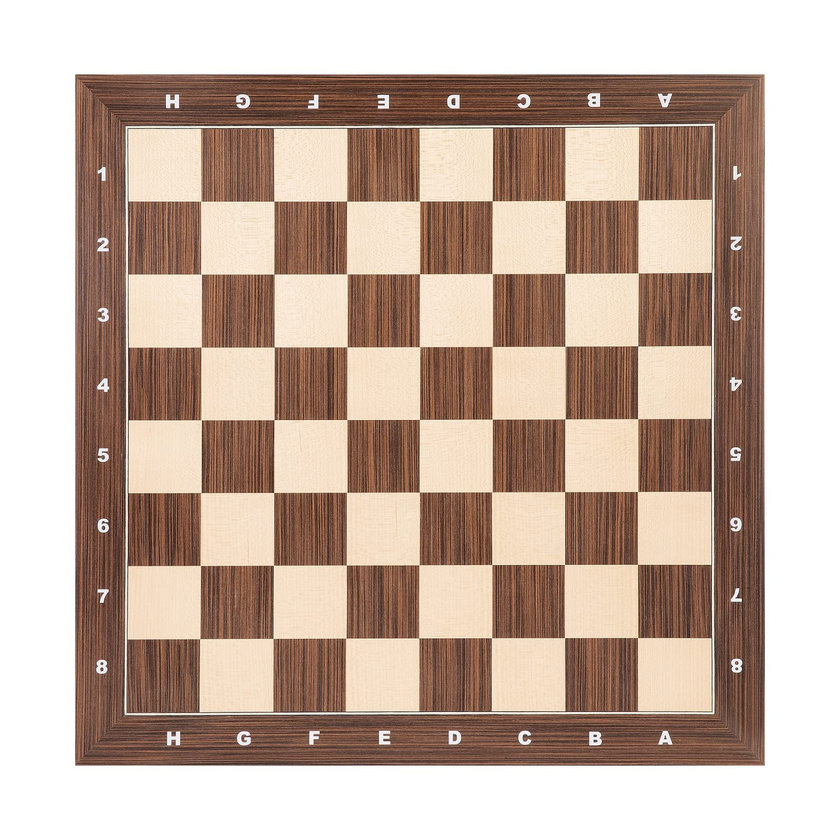
#> input picture Python_Class/OpenCV/chessboard.png, 840 x 840 px, shrunk from 1600 x 1600 before the run
$ python ShiTomasiCornerDet.py
#> lines starting #> are read from the running program, lines starting #| are printed output that depends on the picture; after the words box and inside, x2 and y2 are one past the last pixel; in counts of white or black regions, pixels touching at a corner belong together
import numpy as np
import cv2 as cv
from matplotlib import pyplot as plt

img = cv.imread('chessboard.png')
#> img is the input picture: shape (840, 840, 3); mean B, G, R 162.3, 175.4, 196.4
gray = cv.cvtColor(img,cv.COLOR_BGR2GRAY)
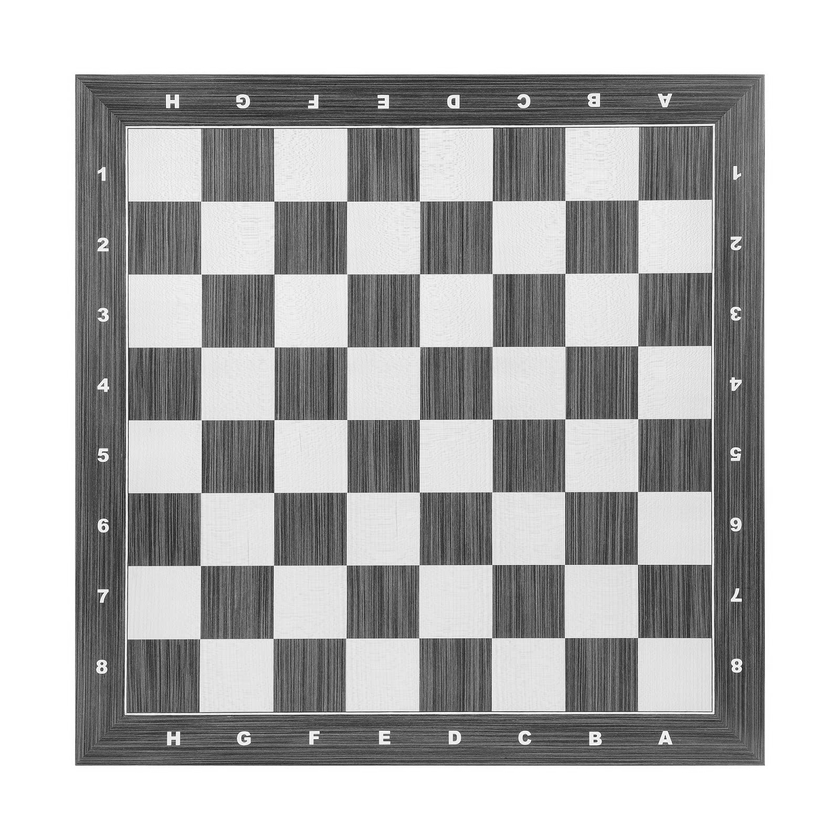
#> gray: shape (840, 840); min 25, max 255, mean 180.1

corners = cv.goodFeaturesToTrack(gray,100,0.01,10)
#> corners = 100 rows, first 8: [101, 663], [740, 600], [309, 102], [103, 526], [384, 99], [731, 459], [736, 668], [454, 104]
corners = corners.astype(np.int64)   # keeps behavior of np.int0

for i in corners:
    x,y = i.ravel()
    cv.circle(img,(x,y),3,255,-1)
#> this loop made 100 passes
#> (x, y) on passes 1 to 12: (101, 663), (740, 600), (309, 102), (103, 526), (384, 99), (731, 459), (736, 668), (454, 104), (129, 419), (101, 601), (740, 450), (518, 104)
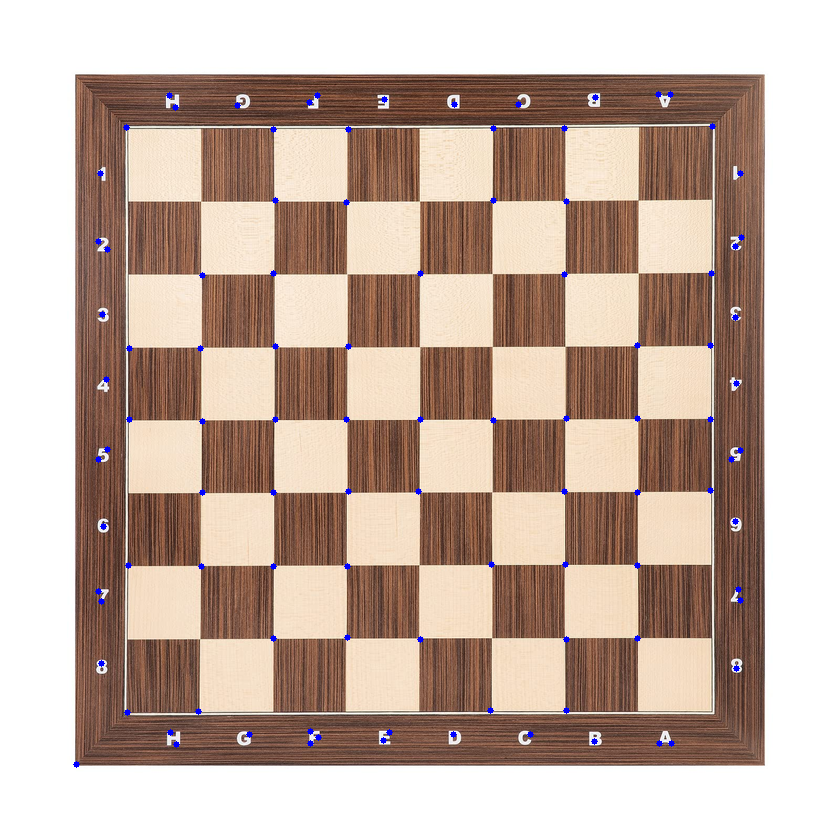
#> img: shape (840, 840, 3); 0.41% of pixels changed, all inside (x1, y1, x2, y2) = (73, 91, 745, 768)

plt.imshow(img),plt.show()

$ run again, with Python_Class/OpenCV/Cube.png copied over Python_Class/OpenCV/chessboard.png
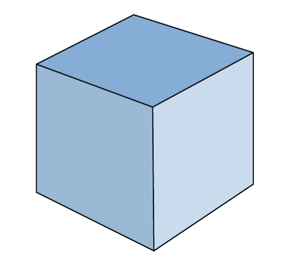
#> input picture Python_Class/OpenCV/Cube.png, 284 x 259 px
#> img is the input picture: shape (259, 284, 3); mean B, G, R 232.9, 218.2, 203.2
#> `gray = cv.cvtColor(img,cv.COLOR_BGR2GRAY)`:
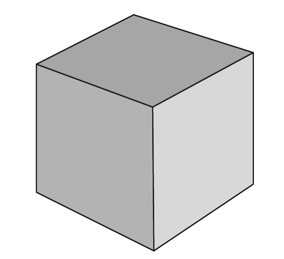
#> gray: shape (259, 284); min 0, max 255, mean 215.4
#> corners = [[251, 55], [155, 248], [36, 64], [152, 107], [36, 192], [253, 184], [133, 14]]
#> the loop `for i in corners:` made 7 passes
#> after the loop `for i in corners:`:
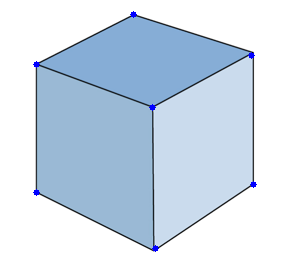
#> img: shape (259, 284, 3); 0.28% of pixels changed, all inside (x1, y1, x2, y2) = (33, 11, 257, 252)

$ run again, with Python_Class/OpenCV/strawberry2.png copied over Python_Class/OpenCV/chessboard.png
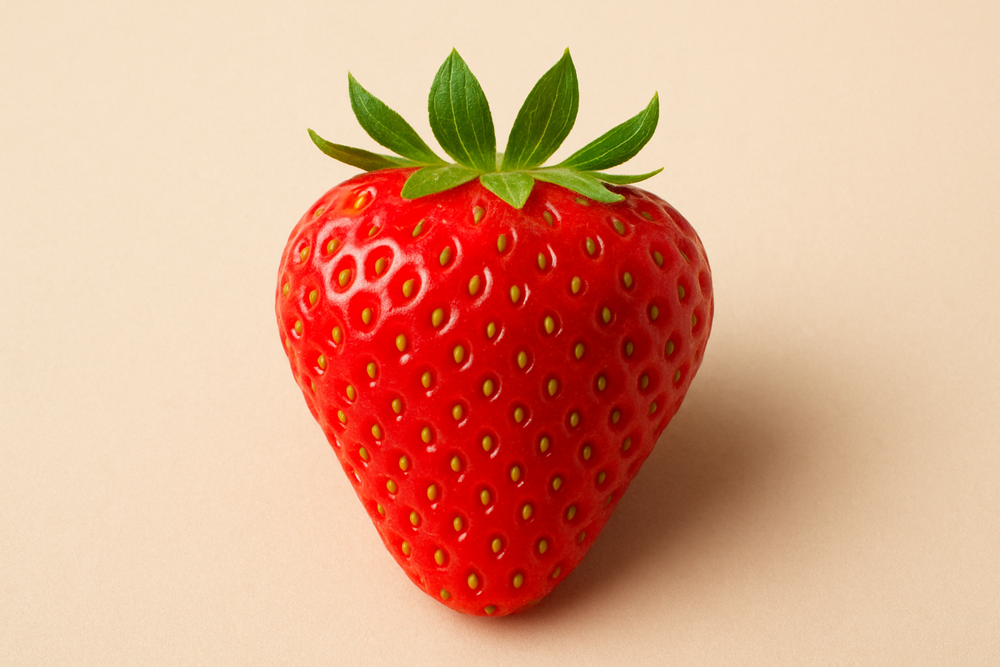
#> input picture Python_Class/OpenCV/strawberry2.png, 1000 x 667 px, shrunk from 1536 x 1024 before the run
#> img is the input picture: shape (667, 1000, 3); mean B, G, R 137.9, 165.5, 221.5
#> `gray = cv.cvtColor(img,cv.COLOR_BGR2GRAY)`:
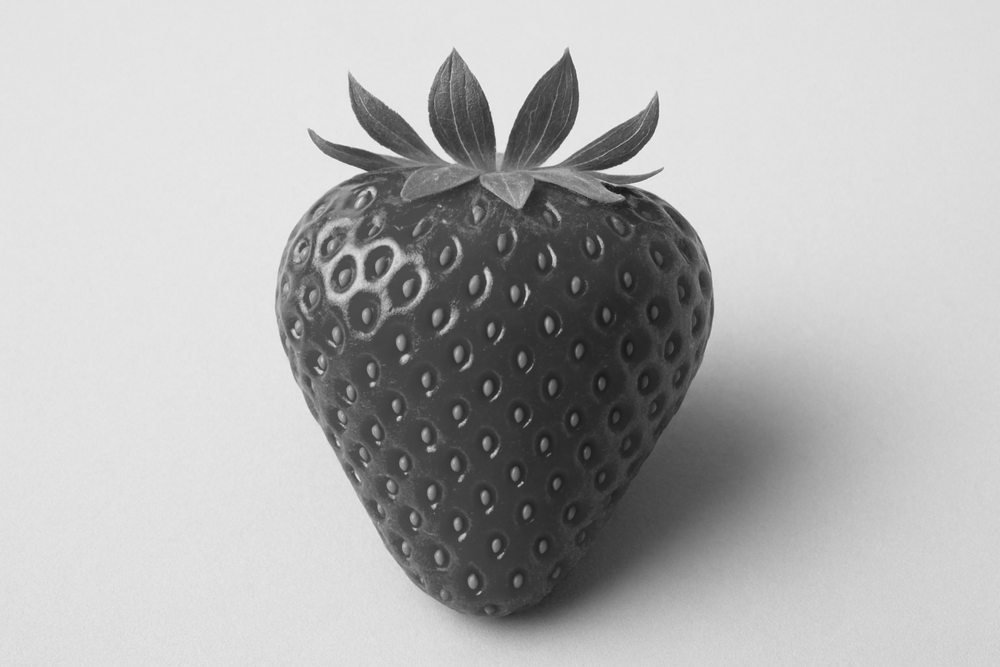
#> gray: shape (667, 1000); min 23, max 240, mean 179.1
#> corners = 100 rows, first 8: [522, 482], [400, 417], [465, 533], [405, 473], [376, 442], [435, 504], [374, 383], [368, 191]
#> the loop `for i in corners:` made 100 passes
#> after the loop `for i in corners:`:
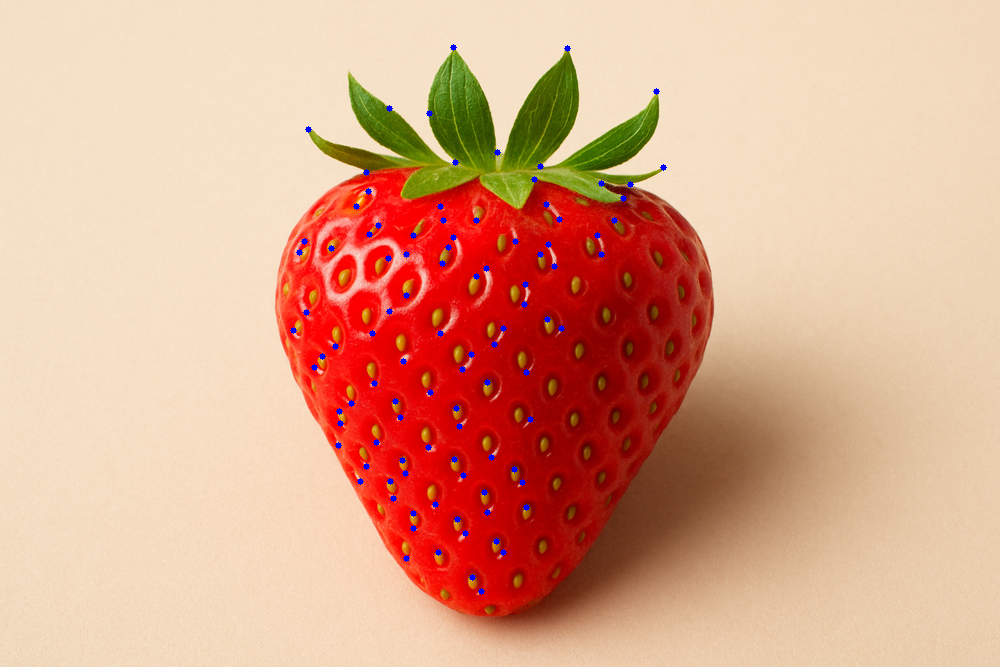
#> img: shape (667, 1000, 3); 0.43% of pixels changed, all inside (x1, y1, x2, y2) = (290, 44, 667, 595)
